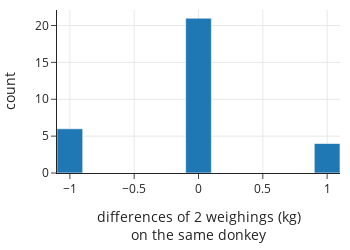

The cell this chart's notebook holds for it:
### Markdown cell above
Let's start by comparing the two weight measurements made on the subset of donkeys to check on the consistency of the scale. We make a histogram of the difference between these two measurements for the 31 donkeys that were weighed twice:

### Code cell
donkeys = donkeys.assign(difference=donkeys["WeightAlt"] - donkeys["Weight"])

px.histogram(donkeys, x="difference", nbins=15,
    labels=dict(
        difference="differences of 2 weighings (kg)<br>on the same donkey"
    ),
    width=350, height=250,
)

### Figure 1 — Plotly figure (JSON) as saved in the notebook; plotly's stock layout.template omitted (floating-point values rounded to 4 significant figures; data arrays with more than 128 entries replaced by an {"elided": "..."} marker saying what was removed)
{"data": [{"alignmentgroup": "True", "bingroup": "x", "hovertemplate": "differences of 2 weighings (kg)<br>on the same donkey=%{x}<br>count=%{y}<extra></extra>", "legendgroup": "", "marker": {"color": "#1F77B4", "pattern": {"shape": ""}}, "name": "", "nbinsx": 15, "offsetgroup": "", "orientation": "v", "showlegend": false, "type": "histogram", "x": {"elided": "544 int values"}, "xaxis": "x", "yaxis": "y"}], "layout": {"barmode": "relative", "height": 250, "legend": {"tracegroupgap": 0}, "width": 350, "xaxis": {"anchor": "y", "autorange": true, "domain": [0, 1], "range": [-1.1, 1.1], "title": {"text": "differences of 2 weighings (kg)<br>on the same donkey"}, "type": "linear"}, "yaxis": {"anchor": "x", "autorange": true, "domain": [0, 1], "range": [0, 22.11], "title": {"text": "count"}}}}
